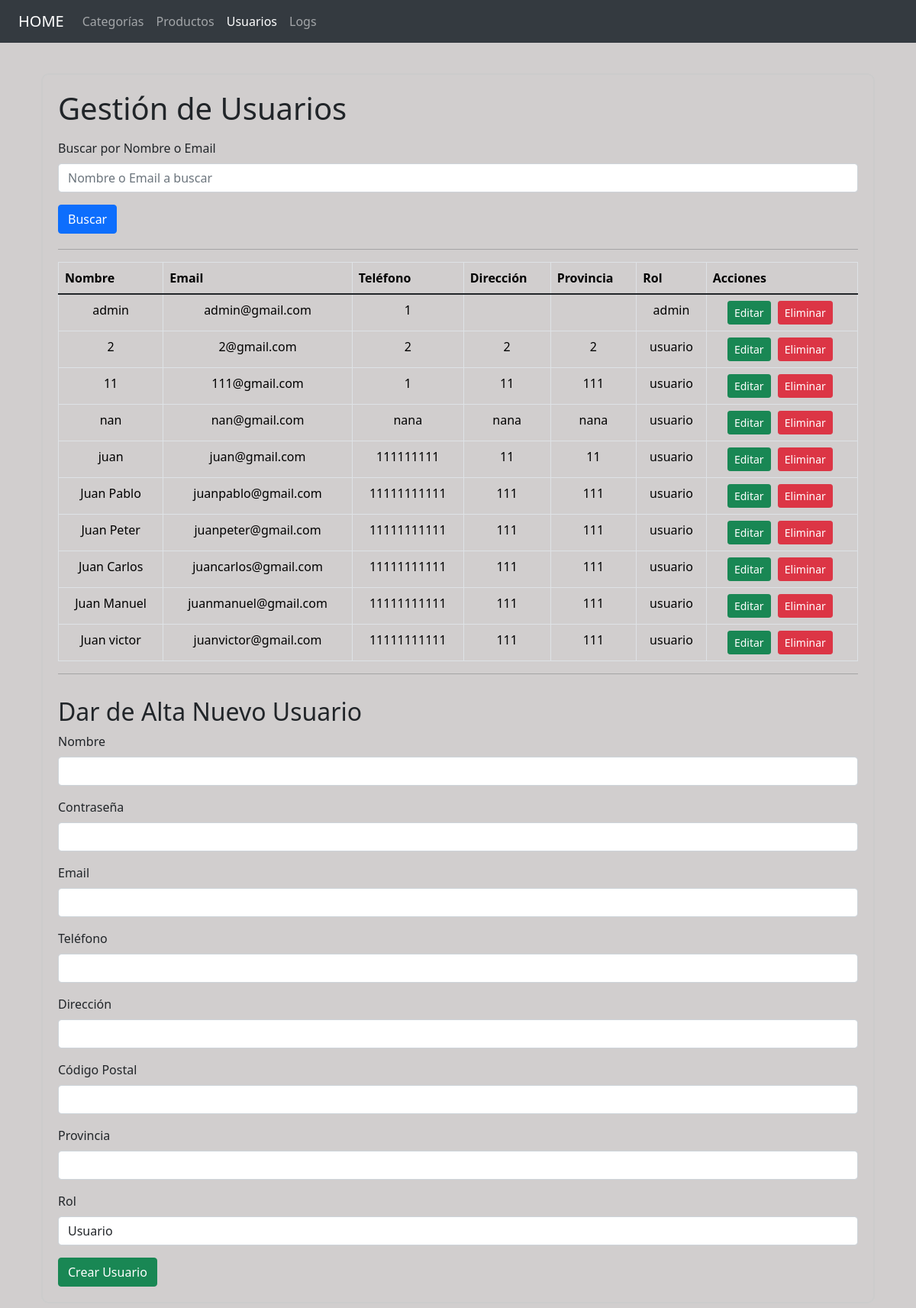
The page /admin/usuarios.php (signed in) on the database as committed earlier.
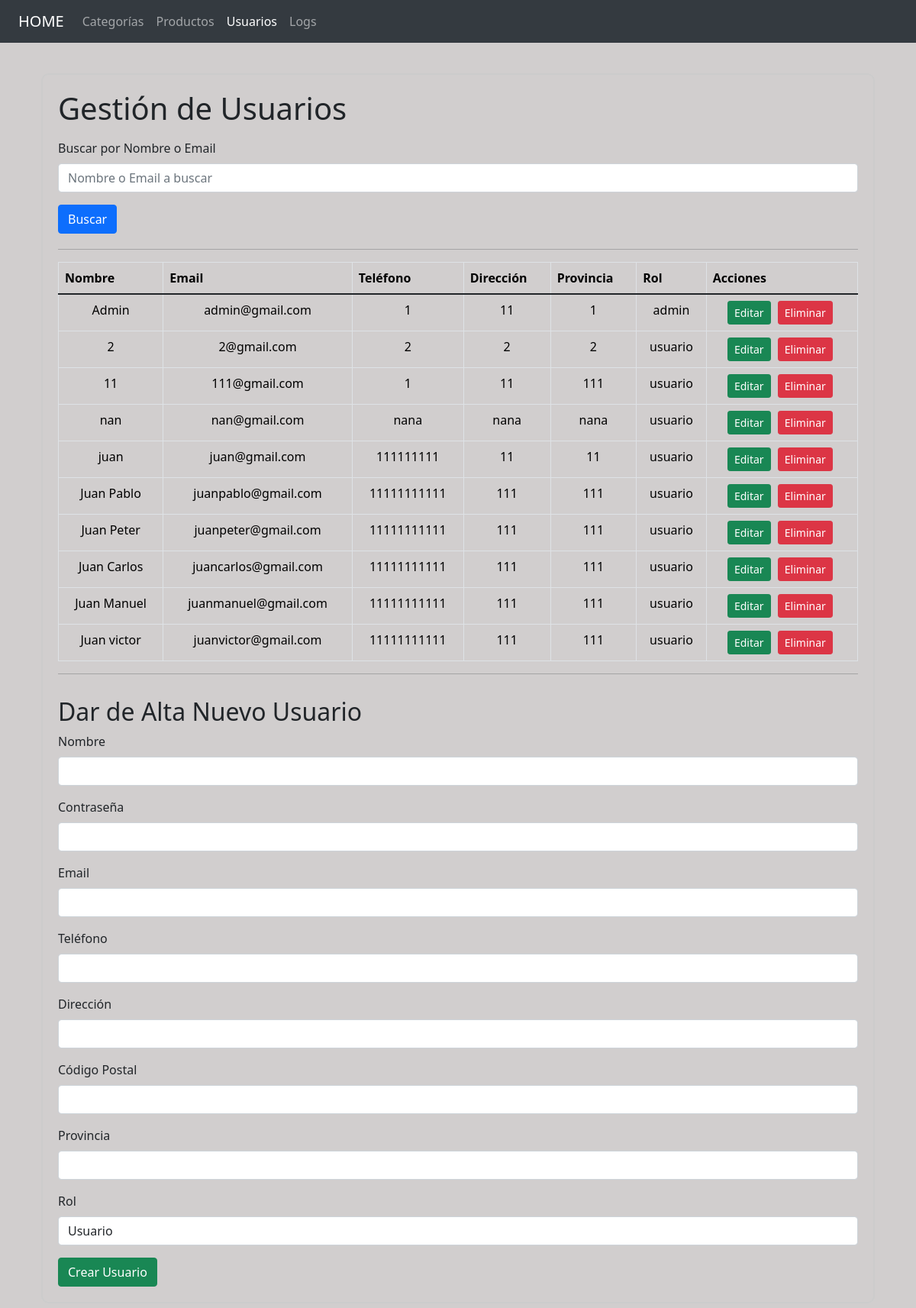
The same page on the database as committed later.
### tables this page shows
CREATE TABLE IF NOT EXISTS `usuarios` (
  `nombre` varchar(100) NOT NULL,
  `pass` varchar(100) NOT NULL,
  `email` varchar(100) NOT NULL,
  `telefono` varchar(100) NOT NULL,
  `direccion` varchar(100) NOT NULL,
  `cp` varchar(100) DEFAULT NULL,
  `provincia` varchar(100) DEFAULT NULL,
  `rol` char(50) NOT NULL DEFAULT 'user',
  PRIMARY KEY (`email`)
);

### admin/usuarios.php (the view, shortened to what the changed rows need)
<?php
require_once '../bd_conexion.php';
if (isset($_GET['buscar']) && !empty($_GET['buscar'])) {
    $search = $_GET['buscar'];
    $sql = "SELECT * FROM usuarios WHERE nombre LIKE :search OR email LIKE :search";
    $stmt = $conn->prepare($sql);
    $stmt->bindValue(':search', "%$search%", PDO::PARAM_STR);
} else {
    $sql = "SELECT * FROM usuarios ORDER BY rol ASC";
    $stmt = $conn->prepare($sql);
}
$stmt->execute();
$usuarios = $stmt->fetchAll(PDO::FETCH_ASSOC);
?>
<!DOCTYPE html>
<html lang="es">
<head>
    <link href="https://cdn.jsdelivr.net/npm/bootstrap@5.3.3/dist/css/bootstrap.min.css" rel="stylesheet">
</head>
<body>
    <?php require_once 'nav.php'; ?>
    <div class="container">
        <div class="fieldset-table">
            <legend class="w-auto">
                <h1>Gestión de Usuarios</h1>
            </legend>
            <table class="table table-bordered">
                <thead>
                    <tr>
                        <th>Nombre</th>
                        <th>Email</th>
                        <th>Teléfono</th>
                        <th>Dirección</th>
                        <th>Provincia</th>
                        <th>Rol</th>
                        <th>Acciones</th>
                    </tr>
                </thead>
                <tbody>
                    <?php foreach ($usuarios as $usuario): ?>
                        <tr>
                            <td><?= htmlspecialchars($usuario['nombre']); ?></td>
                            <td><?= htmlspecialchars($usuario['email']); ?></td>
                            <td><?= htmlspecialchars($usuario['telefono']); ?></td>
                            <td><?= htmlspecialchars($usuario['direccion']); ?></td>
                            <td><?= htmlspecialchars($usuario['provincia']); ?></td>
                            <td><?= htmlspecialchars($usuario['rol']); ?></td>
                            <td>
                                <a href="editar_usuario.php?email=<?= urlencode($usuario['email']); ?>"
                                    class="btn btn-success btn-sm" >Editar</a>
                                <a href="?eliminar_email=<?= urlencode($usuario['email']); ?>" class="btn btn-danger btn-sm"
                                    onclick="return confirm('¿Estás seguro de eliminar este usuario?');">Eliminar</a>
                            </td>
                        </tr>
                    <?php endforeach; ?>
                </tbody>
            </table>
            <div class="new-user-container">
                <h2>Dar de Alta Nuevo Usuario</h2>
            </div>
        </div>
    </div>
</body>
</html>

Rows that differ between the two databases and show on the page:
changed usuarios "admin@gmail.com": nombre "admin" → "Admin"; direccion (not shown) → "11"; provincia (not shown) → "1"
